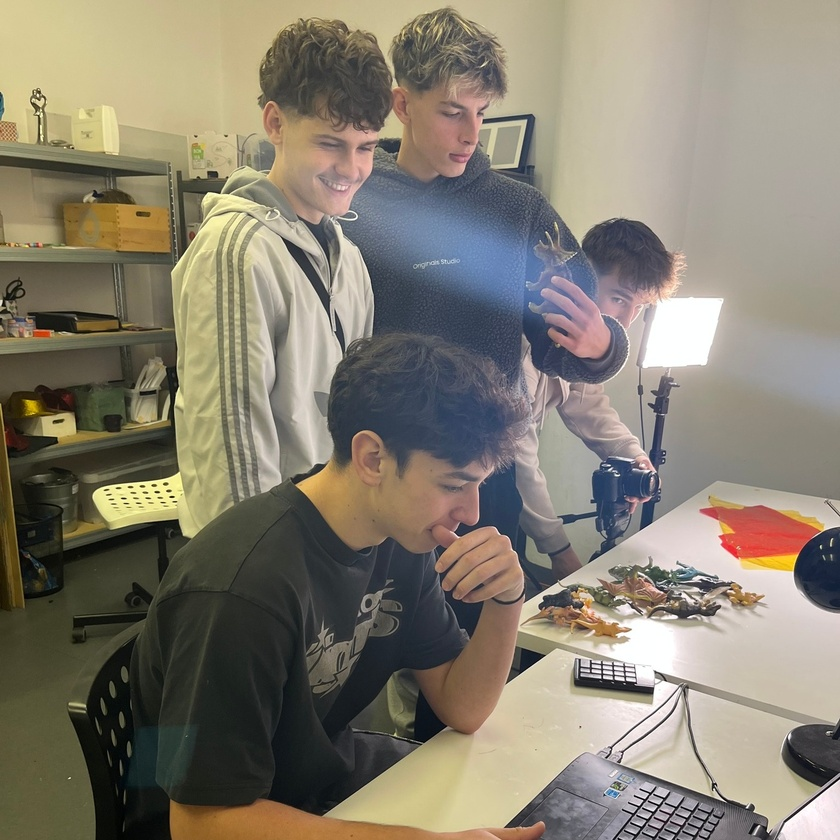
#> input picture assets/example_img.jpg, 840 x 840 px, shrunk from 1536 x 1536 before the run
$ python img_popup.py
#> lines starting #> are read from the running program, lines starting #| are printed output that depends on the picture
import cv2

img = cv2.imread("./assets/example_img.jpg", cv2.IMREAD_GRAYSCALE)
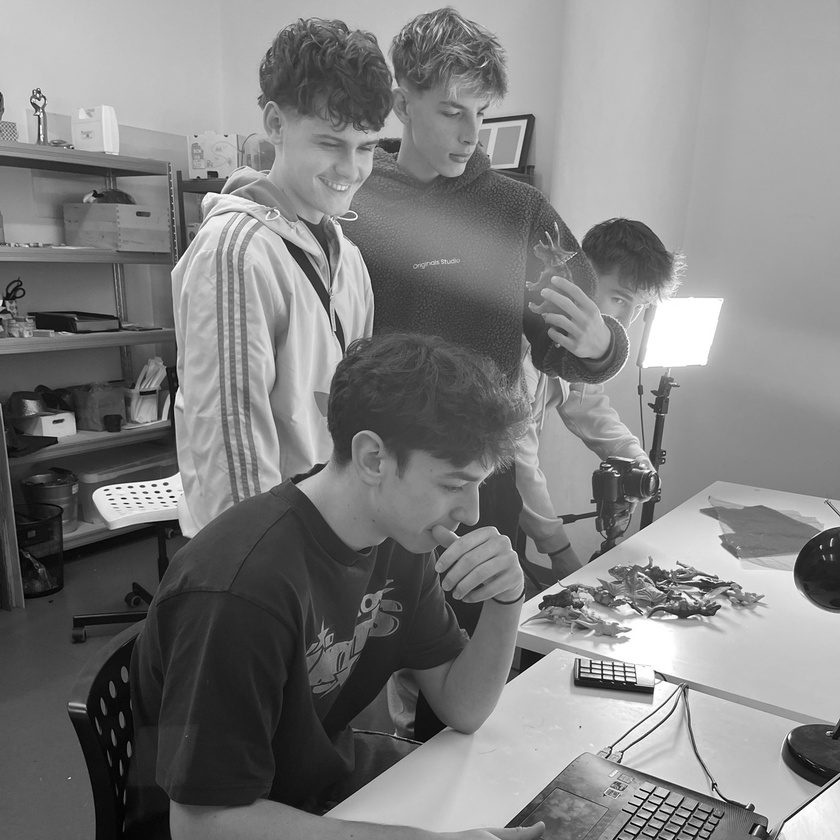
#> img: shape (840, 840); min 0, max 255, mean 127.4
cv2.imshow("example", img)
cv2.waitKey(0)
cv2.destroyAllWindows()
